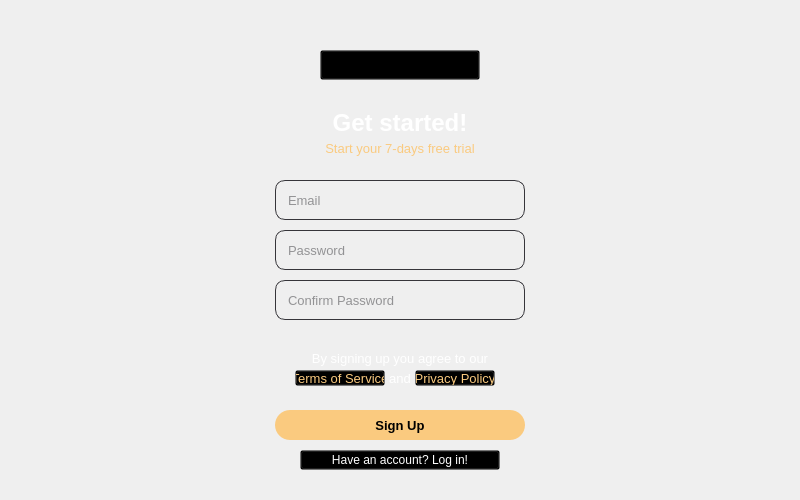
<?xml version="1.0" encoding="UTF-8"?>
<ui version="4.0">
 <class>SignUpView</class>
 <widget class="QWidget" name="SignUpView">
  <property name="geometry">
   <rect>
    <x>0</x>
    <y>0</y>
    <width>800</width>
    <height>500</height>
   </rect>
  </property>
  <property name="minimumSize">
   <size>
    <width>800</width>
    <height>500</height>
   </size>
  </property>
  <property name="maximumSize">
   <size>
    <width>800</width>
    <height>500</height>
   </size>
  </property>
  <property name="windowTitle">
   <string>OctoVault VPN</string>
  </property>
  <widget class="QLabel" name="lblBackgroundImg">
   <property name="geometry">
    <rect>
     <x>0</x>
     <y>0</y>
     <width>800</width>
     <height>500</height>
    </rect>
   </property>
   <property name="minimumSize">
    <size>
     <width>800</width>
     <height>500</height>
    </size>
   </property>
   <property name="maximumSize">
    <size>
     <width>800</width>
     <height>500</height>
    </size>
   </property>
   <property name="text">
    <string/>
   </property>
   <property name="pixmap">
    <pixmap resource="../assets/assets.qrc">:/img/images/img_background.png</pixmap>
   </property>
   <property name="scaledContents">
    <bool>true</bool>
   </property>
   <property name="alignment">
    <set>Qt::AlignLeading|Qt::AlignLeft|Qt::AlignVCenter</set>
   </property>
  </widget>
  <widget class="QLabel" name="lblTitle">
   <property name="geometry">
    <rect>
     <x>300</x>
     <y>110</y>
     <width>200</width>
     <height>26</height>
    </rect>
   </property>
   <property name="minimumSize">
    <size>
     <width>200</width>
     <height>26</height>
    </size>
   </property>
   <property name="maximumSize">
    <size>
     <width>200</width>
     <height>26</height>
    </size>
   </property>
   <property name="font">
    <font>
     <pointsize>18</pointsize>
     <bold>true</bold>
    </font>
   </property>
   <property name="styleSheet">
    <string notr="true">QLabel{
color:#FFFFFF;
}</string>
   </property>
   <property name="text">
    <string>Get started!</string>
   </property>
   <property name="alignment">
    <set>Qt::AlignCenter</set>
   </property>
  </widget>
  <widget class="QLabel" name="lblSubTitle">
   <property name="geometry">
    <rect>
     <x>300</x>
     <y>140</y>
     <width>200</width>
     <height>16</height>
    </rect>
   </property>
   <property name="minimumSize">
    <size>
     <width>200</width>
     <height>16</height>
    </size>
   </property>
   <property name="maximumSize">
    <size>
     <width>162</width>
     <height>16</height>
    </size>
   </property>
   <property name="font">
    <font>
     <pointsize>10</pointsize>
    </font>
   </property>
   <property name="styleSheet">
    <string notr="true">QLabel{
color:#FACA7F;
}</string>
   </property>
   <property name="text">
    <string>Start your 7-days free trial</string>
   </property>
   <property name="alignment">
    <set>Qt::AlignCenter</set>
   </property>
  </widget>
  <widget class="QPushButton" name="btnSignIn">
   <property name="geometry">
    <rect>
     <x>300</x>
     <y>450</y>
     <width>200</width>
     <height>20</height>
    </rect>
   </property>
   <property name="minimumSize">
    <size>
     <width>200</width>
     <height>20</height>
    </size>
   </property>
   <property name="maximumSize">
    <size>
     <width>200</width>
     <height>20</height>
    </size>
   </property>
   <property name="font">
    <font>
     <pointsize>9</pointsize>
     <bold>false</bold>
     <underline>false</underline>
     <kerning>false</kerning>
    </font>
   </property>
   <property name="autoFillBackground">
    <bool>false</bool>
   </property>
   <property name="styleSheet">
    <string notr="true">QPushButton{
color: #FFFFFF;
background-color: transparent;
}</string>
   </property>
   <property name="text">
    <string>Have an account? Log in!</string>
   </property>
  </widget>
  <widget class="QWidget" name="usernameHolder" native="true">
   <property name="geometry">
    <rect>
     <x>275</x>
     <y>180</y>
     <width>250</width>
     <height>40</height>
    </rect>
   </property>
   <property name="minimumSize">
    <size>
     <width>250</width>
     <height>40</height>
    </size>
   </property>
   <property name="maximumSize">
    <size>
     <width>180</width>
     <height>30</height>
    </size>
   </property>
   <property name="styleSheet">
    <string notr="true">QWidget{
background:transparent;
border: 1px solid #36353a;
border-radius: 10px;
padding-left: 10px;
}

QWidget:hover{
background:transparent;
border: 1px solid #FACA7F;
border-radius: 10px;
padding-left: 10px;
}</string>
   </property>
   <widget class="QLineEdit" name="editEmail">
    <property name="geometry">
     <rect>
      <x>10</x>
      <y>10</y>
      <width>200</width>
      <height>20</height>
     </rect>
    </property>
    <property name="font">
     <font>
      <pointsize>10</pointsize>
     </font>
    </property>
    <property name="styleSheet">
     <string notr="true">QLineEdit{
background:transparent;
padding-left:0px;
color: #36353a;
border-color: transparent;
}

QLineEdit:hover{
background:transparent;
padding-left:0px;
color: #FACA7F;
border-color: transparent;
}</string>
    </property>
    <property name="placeholderText">
     <string>Email</string>
    </property>
   </widget>
  </widget>
  <widget class="QWidget" name="passHolder" native="true">
   <property name="geometry">
    <rect>
     <x>275</x>
     <y>230</y>
     <width>250</width>
     <height>40</height>
    </rect>
   </property>
   <property name="minimumSize">
    <size>
     <width>250</width>
     <height>40</height>
    </size>
   </property>
   <property name="maximumSize">
    <size>
     <width>250</width>
     <height>40</height>
    </size>
   </property>
   <property name="styleSheet">
    <string notr="true">QWidget{
background:transparent;
border: 1px solid #36353a;
border-radius: 10px;
padding-left: 10px;
}

QWidget:hover{
background:transparent;
border: 1px solid #FACA7F;
border-radius: 10px;
padding-left: 10px;
}</string>
   </property>
   <widget class="QPushButton" name="btnSHPass">
    <property name="geometry">
     <rect>
      <x>210</x>
      <y>10</y>
      <width>30</width>
      <height>20</height>
     </rect>
    </property>
    <property name="minimumSize">
     <size>
      <width>30</width>
      <height>20</height>
     </size>
    </property>
    <property name="maximumSize">
     <size>
      <width>30</width>
      <height>20</height>
     </size>
    </property>
    <property name="styleSheet">
     <string notr="true">QPushButton{
border-color: transparent;
}</string>
    </property>
    <property name="text">
     <string/>
    </property>
    <property name="icon">
     <iconset>
      <normalon>:/img/images/icon_show.png</normalon>
     </iconset>
    </property>
   </widget>
   <widget class="QLineEdit" name="editPass">
    <property name="geometry">
     <rect>
      <x>10</x>
      <y>10</y>
      <width>200</width>
      <height>20</height>
     </rect>
    </property>
    <property name="font">
     <font>
      <pointsize>10</pointsize>
     </font>
    </property>
    <property name="styleSheet">
     <string notr="true">QLineEdit{
background:transparent;
padding-left:0px;
color: #36353a;
border-color: transparent;
}

QLineEdit:hover{
background:transparent;
padding-left:0px;
color: #FACA7F;
border-color: transparent;
}</string>
    </property>
    <property name="echoMode">
     <enum>QLineEdit::Password</enum>
    </property>
    <property name="placeholderText">
     <string>Password</string>
    </property>
   </widget>
  </widget>
  <widget class="QWidget" name="confirmHolder" native="true">
   <property name="geometry">
    <rect>
     <x>275</x>
     <y>280</y>
     <width>250</width>
     <height>40</height>
    </rect>
   </property>
   <property name="minimumSize">
    <size>
     <width>250</width>
     <height>40</height>
    </size>
   </property>
   <property name="maximumSize">
    <size>
     <width>250</width>
     <height>40</height>
    </size>
   </property>
   <property name="styleSheet">
    <string notr="true">QWidget{
background:transparent;
border: 1px solid #36353a;
border-radius: 10px;
padding-left: 10px;
}

QWidget:hover{
background:transparent;
border: 1px solid #FACA7F;
border-radius: 10px;
padding-left: 10px;
}</string>
   </property>
   <widget class="QPushButton" name="btnSHPConfirm">
    <property name="geometry">
     <rect>
      <x>210</x>
      <y>10</y>
      <width>30</width>
      <height>20</height>
     </rect>
    </property>
    <property name="minimumSize">
     <size>
      <width>30</width>
      <height>20</height>
     </size>
    </property>
    <property name="maximumSize">
     <size>
      <width>30</width>
      <height>20</height>
     </size>
    </property>
    <property name="styleSheet">
     <string notr="true">QPushButton{
border-color: transparent;
}</string>
    </property>
    <property name="text">
     <string/>
    </property>
    <property name="icon">
     <iconset>
      <normalon>:/img/images/icon_show.png</normalon>
     </iconset>
    </property>
   </widget>
   <widget class="QLineEdit" name="editConfirm">
    <property name="geometry">
     <rect>
      <x>10</x>
      <y>10</y>
      <width>200</width>
      <height>20</height>
     </rect>
    </property>
    <property name="font">
     <font>
      <pointsize>10</pointsize>
     </font>
    </property>
    <property name="styleSheet">
     <string notr="true">QLineEdit{
background:transparent;
padding-left:0px;
color: #36353a;
border-color: transparent;
}

QLineEdit:hover{
background:transparent;
padding-left:0px;
color: #FACA7F;
border-color: transparent;
}</string>
    </property>
    <property name="echoMode">
     <enum>QLineEdit::Password</enum>
    </property>
    <property name="placeholderText">
     <string>Confirm Password</string>
    </property>
   </widget>
  </widget>
  <widget class="QPushButton" name="btnSignUp">
   <property name="geometry">
    <rect>
     <x>275</x>
     <y>410</y>
     <width>250</width>
     <height>30</height>
    </rect>
   </property>
   <property name="font">
    <font>
     <pointsize>10</pointsize>
     <bold>true</bold>
    </font>
   </property>
   <property name="styleSheet">
    <string notr="true">QPushButton{
background:#FACA7F;
border-radius: 15px;
color:#000000;
}</string>
   </property>
   <property name="text">
    <string>Sign Up</string>
   </property>
  </widget>
  <widget class="QLabel" name="lblSpinner">
   <property name="geometry">
    <rect>
     <x>385</x>
     <y>360</y>
     <width>30</width>
     <height>30</height>
    </rect>
   </property>
   <property name="text">
    <string/>
   </property>
   <property name="scaledContents">
    <bool>true</bool>
   </property>
   <property name="alignment">
    <set>Qt::AlignCenter</set>
   </property>
  </widget>
  <widget class="QLabel" name="lblLogo">
   <property name="geometry">
    <rect>
     <x>385</x>
     <y>50</y>
     <width>30</width>
     <height>30</height>
    </rect>
   </property>
   <property name="text">
    <string/>
   </property>
   <property name="pixmap">
    <pixmap resource="../assets/assets.qrc">:/img/images/logo.png</pixmap>
   </property>
   <property name="scaledContents">
    <bool>true</bool>
   </property>
  </widget>
  <widget class="QLabel" name="lblIntro">
   <property name="geometry">
    <rect>
     <x>300</x>
     <y>350</y>
     <width>200</width>
     <height>16</height>
    </rect>
   </property>
   <property name="font">
    <font>
     <pointsize>10</pointsize>
    </font>
   </property>
   <property name="styleSheet">
    <string notr="true">QLabel{
color:#FFFFFF;
}</string>
   </property>
   <property name="text">
    <string>By signing up you agree to our</string>
   </property>
   <property name="alignment">
    <set>Qt::AlignCenter</set>
   </property>
  </widget>
  <widget class="QLabel" name="lblAndText">
   <property name="geometry">
    <rect>
     <x>385</x>
     <y>370</y>
     <width>30</width>
     <height>16</height>
    </rect>
   </property>
   <property name="font">
    <font>
     <pointsize>10</pointsize>
    </font>
   </property>
   <property name="styleSheet">
    <string notr="true">QLabel{
color:#FFFFFF;
}</string>
   </property>
   <property name="text">
    <string>and</string>
   </property>
   <property name="alignment">
    <set>Qt::AlignCenter</set>
   </property>
  </widget>
  <widget class="QPushButton" name="btnTerms">
   <property name="geometry">
    <rect>
     <x>295</x>
     <y>370</y>
     <width>90</width>
     <height>16</height>
    </rect>
   </property>
   <property name="font">
    <font>
     <pointsize>10</pointsize>
    </font>
   </property>
   <property name="layoutDirection">
    <enum>Qt::LeftToRight</enum>
   </property>
   <property name="styleSheet">
    <string notr="true">QPushButton{
background:transparent;
color:#FACA7F;
}</string>
   </property>
   <property name="text">
    <string>Terms of Service</string>
   </property>
  </widget>
  <widget class="QPushButton" name="btnPrivacy">
   <property name="geometry">
    <rect>
     <x>415</x>
     <y>370</y>
     <width>80</width>
     <height>16</height>
    </rect>
   </property>
   <property name="font">
    <font>
     <pointsize>10</pointsize>
    </font>
   </property>
   <property name="styleSheet">
    <string notr="true">QPushButton{
background:transparent;
color:#FACA7F;
}</string>
   </property>
   <property name="text">
    <string>Privacy Policy</string>
   </property>
  </widget>
  <widget class="QLabel" name="lblLogoTwo">
   <property name="geometry">
    <rect>
     <x>335</x>
     <y>50</y>
     <width>130</width>
     <height>30</height>
    </rect>
   </property>
   <property name="text">
    <string/>
   </property>
   <property name="pixmap">
    <pixmap resource="../assets/assets.qrc">:/img/images/logo_text.png</pixmap>
   </property>
   <property name="scaledContents">
    <bool>true</bool>
   </property>
  </widget>
  <widget class="QPushButton" name="btnChangeLogo">
   <property name="geometry">
    <rect>
     <x>320</x>
     <y>50</y>
     <width>160</width>
     <height>30</height>
    </rect>
   </property>
   <property name="styleSheet">
    <string notr="true">QPushButton{
background:transparent;
}</string>
   </property>
   <property name="text">
    <string/>
   </property>
  </widget>
 </widget>
 <resources>
  <include location="../assets/assets.qrc"/>
 </resources>
 <connections/>
</ui>
